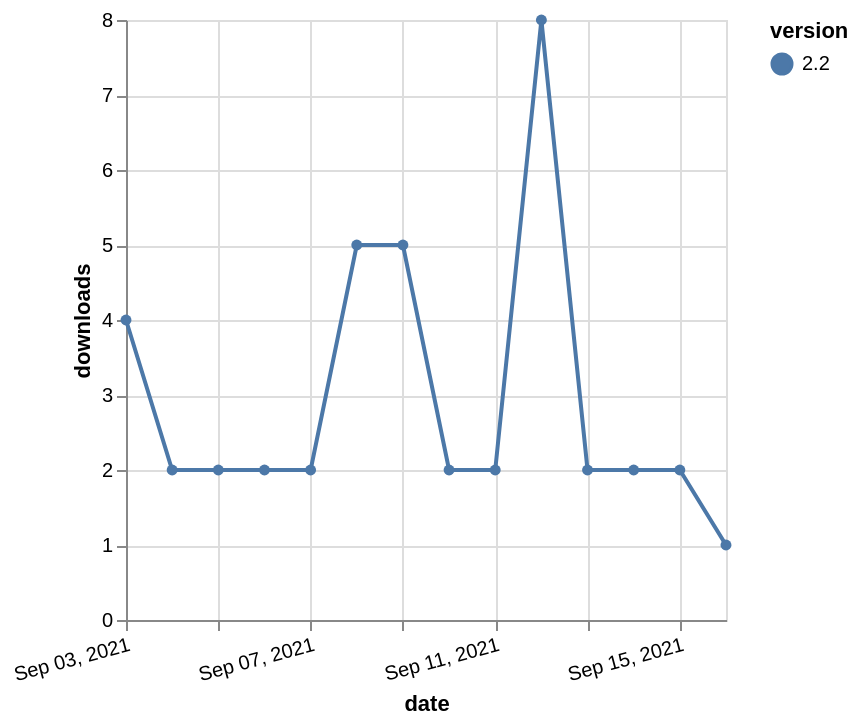

Vega-Lite specification for this chart:
### Vega-Lite specification from a JSON file in a GitHub repository (floating-point values rounded to 4 significant figures)
{"$schema": "https://vega.github.io/schema/vega-lite/v5.json", "description": "A simple bar chart with embedded data.", "data": {"values": [{"date": "2021-09-03", "total": 3007, "delta": 4, "version": "2.2"}, {"date": "2021-09-04", "total": 3009, "delta": 2, "version": "2.2"}, {"date": "2021-09-05", "total": 3011, "delta": 2, "version": "2.2"}, {"date": "2021-09-06", "total": 3013, "delta": 2, "version": "2.2"}, {"date": "2021-09-07", "total": 3015, "delta": 2, "version": "2.2"}, {"date": "2021-09-08", "total": 3020, "delta": 5, "version": "2.2"}, {"date": "2021-09-09", "total": 3025, "delta": 5, "version": "2.2"}, {"date": "2021-09-10", "total": 3027, "delta": 2, "version": "2.2"}, {"date": "2021-09-11", "total": 3029, "delta": 2, "version": "2.2"}, {"date": "2021-09-12", "total": 3037, "delta": 8, "version": "2.2"}, {"date": "2021-09-13", "total": 3039, "delta": 2, "version": "2.2"}, {"date": "2021-09-14", "total": 3041, "delta": 2, "version": "2.2"}, {"date": "2021-09-15", "total": 3043, "delta": 2, "version": "2.2"}, {"date": "2021-09-16", "total": 3044, "delta": 1, "version": "2.2"}]}, "width": "container", "mark": {"type": "line", "point": {"filled": true}}, "encoding": {"x": {"field": "date", "type": "temporal", "timeUnit": "yearmonthdate", "title": "date", "axis": {"labelAngle": -15}}, "y": {"field": "delta", "type": "quantitative", "title": "downloads"}, "color": {"field": "version", "type": "nominal"}, "tooltip": {"field": "delta"}}}
